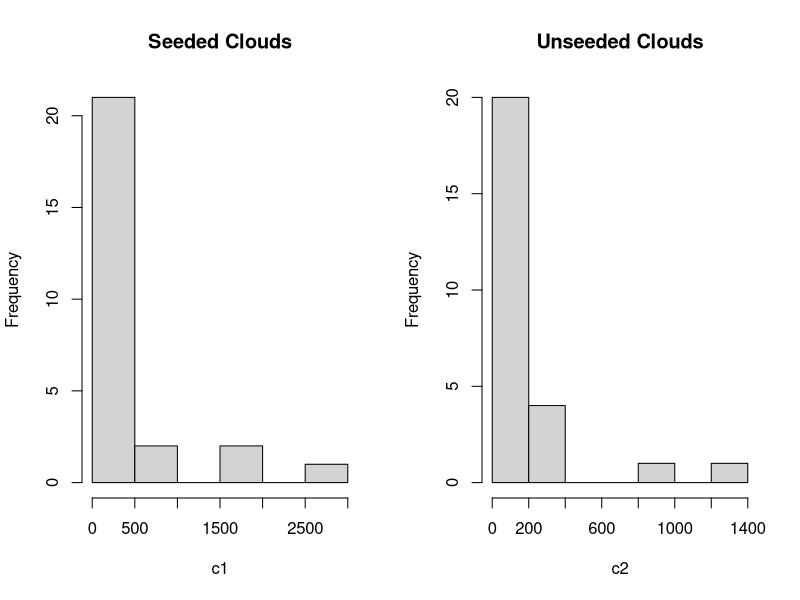
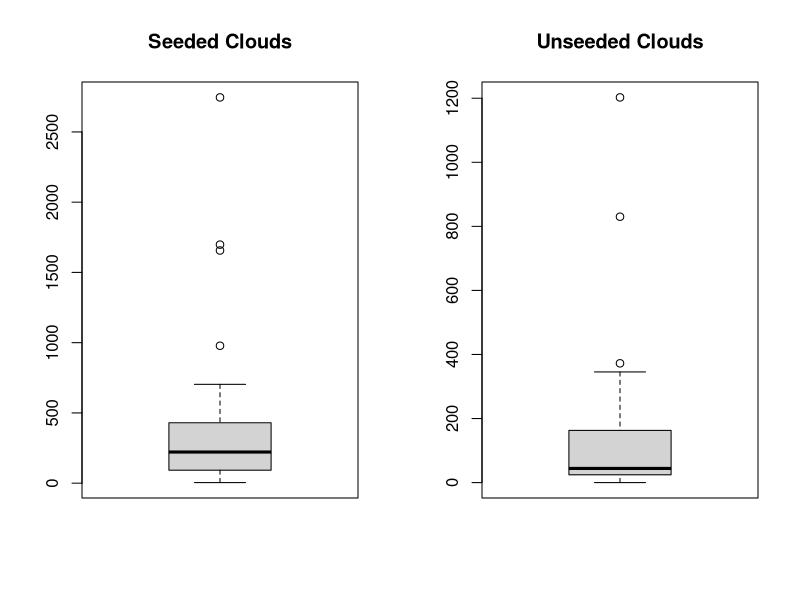
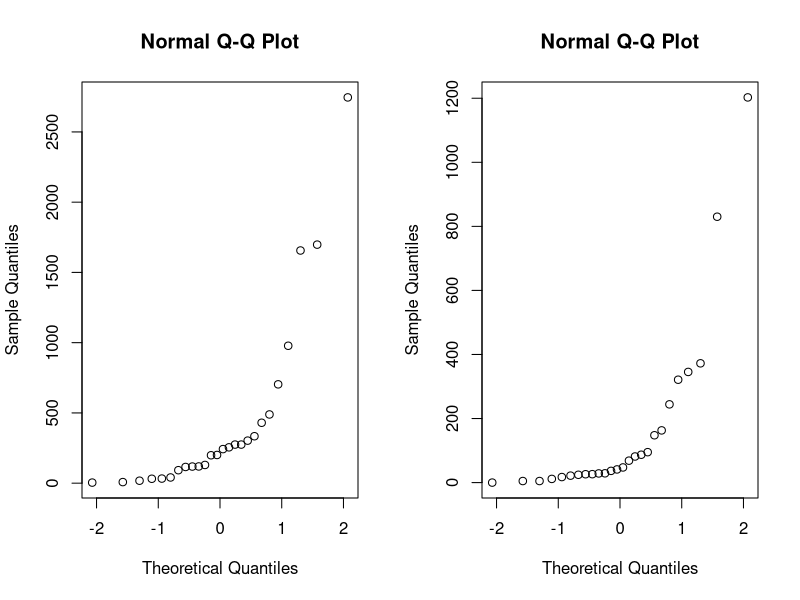
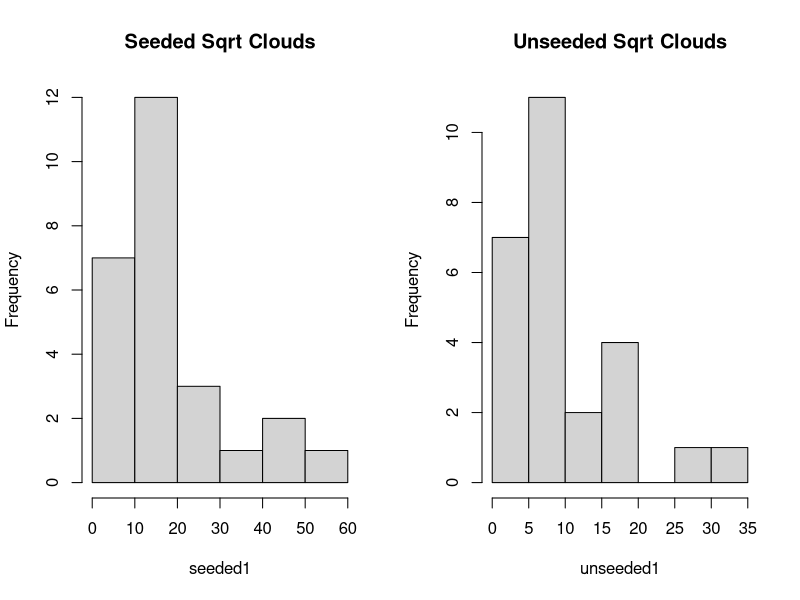
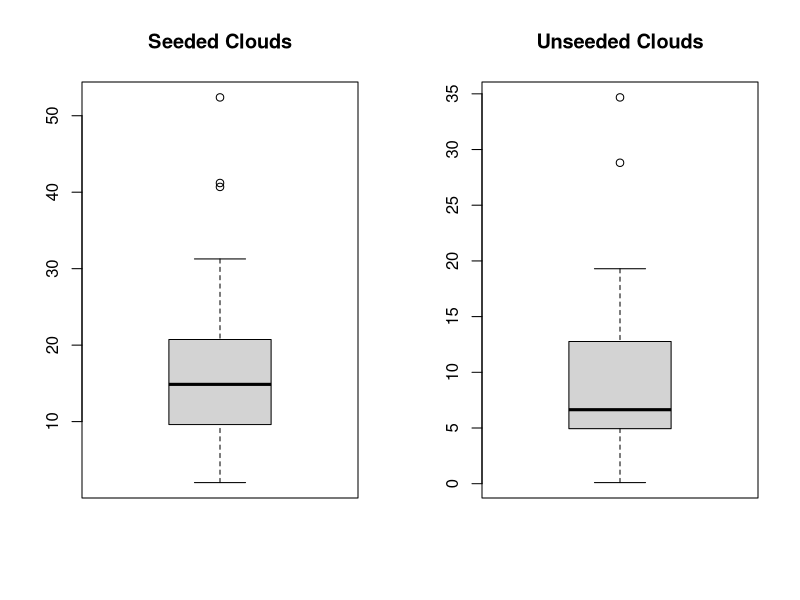
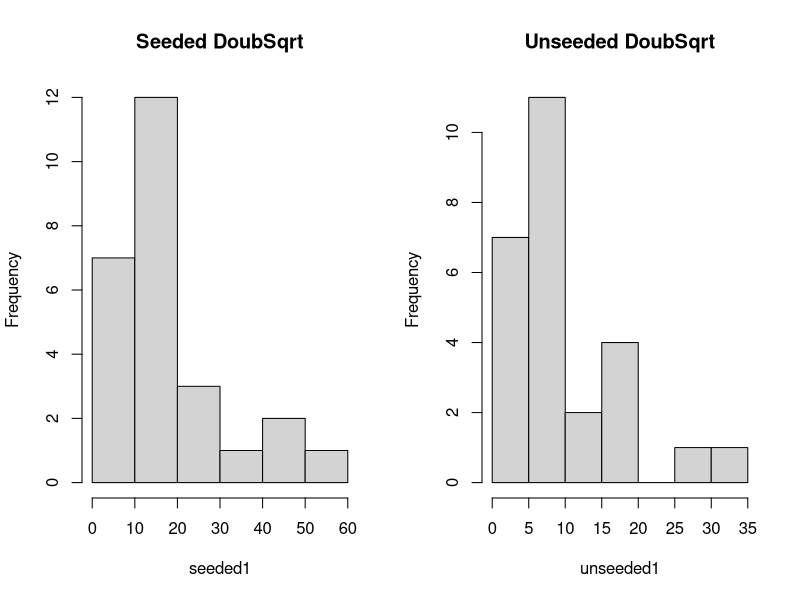
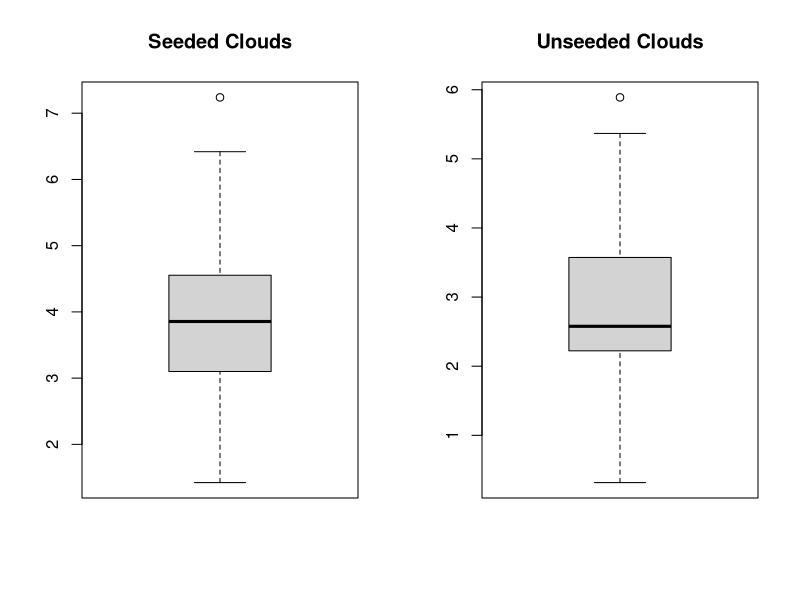
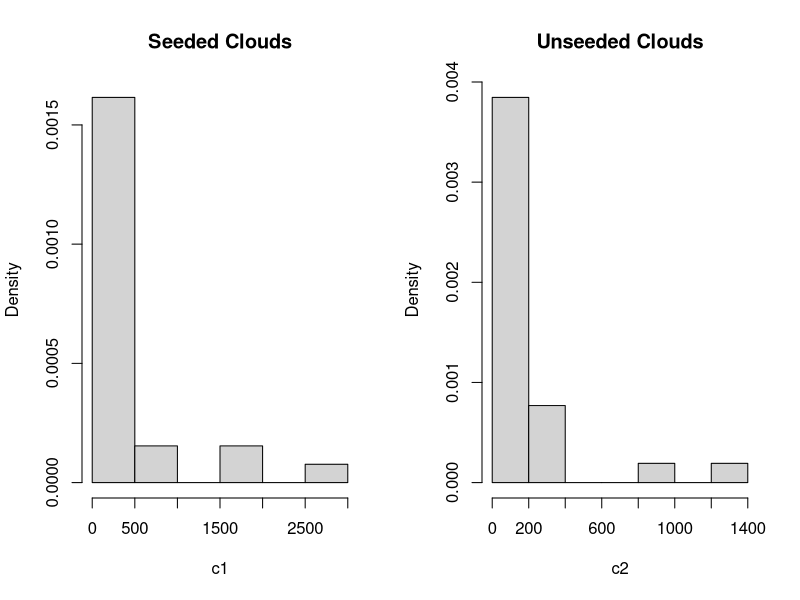

These charts were generated, in order, by the following R code:
# To improve rain fall in dry areas, an experiment was carried out with 52 clouds. Scientists investigated whether the addition of silver nitrate leads to more rainfall. They chose 26 out of a sample of 52 clouds and seeded it with silver nitrate. 
#Test whether silver nitrate has an effect by performing three tests: the two samples t-test (argue whether the data are paired or not), the Mann-Whitney test and the Kolmogorov-Smirnov test. Indicate whether these tests are actually applicable for our research question. Comment on your findings. 

data <- read.table("datas/clouds.txt", header = TRUE)
head(data) ;

c1 = data[,1] # seeded 
c2 = data[,2] # unseeded
length.c1 <-length(c1) ;

par(mfrow=c(1,2)) ; hist(c1,main = "Seeded Clouds") ; hist(c2,main = "Unseeded Clouds")
boxplot(c1,main="Seeded Clouds") ; boxplot(c2,main = "Unseeded Clouds")

shapiro.test(c1) ; shapiro.test(c2)

# the two samples t-test assumes that both samples come from a normal population.
t.test(c1,c2)

qqnorm(c1) ; qqnorm(c2) # Normality of both samples is doubtful


# the Mann-Whitney test is based on ranks but not assume normality
wilcox.test(c1,c2)
# p-value of 0.01 < 0.05, hence Ho is rejected.

#  Kolmogorov-Smirnov test assume normality
ks.test(c1,c2)
# p-value of 0.02 < 0.05, hence Ho is rejected.


# Repeat the procedures from a) first on the square root of the values in clouds.txt, then on the square root of the square root of the values in clouds.txt. Comment on your findings.
sq.data <- sqrt(data) ; sq.data 
sq.of.sq.data <- sqrt(sq.data) ; sq.of.sq.data

seeded1 = sq.data[,1] ; seeded2 = sq.of.sq.data[,1] ; seeded1 ; seeded2
unseeded1 = sq.data[,2] ; unseeded2 = sq.of.sq.data[,2] ; unseeded1 ; unseeded2

par(mfrow=c(1,2)) ; hist(seeded1,main = "Seeded Sqrt Clouds") ; hist(unseeded1,main = "Unseeded Sqrt Clouds")
boxplot(seeded1,main="Seeded Clouds") ; boxplot(unseeded1,main = "Unseeded Clouds")
shapiro.test(c1) ; shapiro.test(c2)

par(mfrow=c(1,2)) ; hist(seeded1,main = "Seeded DoubSqrt") ; hist(unseeded1,main = "Unseeded DoubSqrt")
boxplot(seeded2,main="Seeded Clouds") ; boxplot(unseeded2,main = "Unseeded Clouds")
shapiro.test(seeded2) ; shapiro.test(unseeded2)


t.test(seeded1, unseeded1)
t.test(seeded2, unseeded2)

t.test(seeded1, unseeded1, paired = TRUE) # it's essential to add paired = TRUE
t.test(seeded2, unseeded2, paired = TRUE)

wilcox.test(seeded1,unseeded1)
wilcox.test(seeded2,unseeded2)

ks.test(seeded1,unseeded1)
ks.test(seeded2,unseeded2)


#  Assuming  X1...X26 ~ Exp(λ) and using the central limit theorem, find an estimate λ^ of λ and construct a 95%-CI for λ.

mean.c1 <- mean(c1) ; mean.c1

par(mfrow=c(1,2))
hist(c1, prob = T,main = "Seeded Clouds") ; hist(c2, prob = T,main = "Unseeded Clouds") 

M = 1000
Tstar = numeric(M)

for (i in 1:M) {
  Xstar = rexp(length.c1,1) ; # surrogate vector of Exp(λ)
  Tstar[i] = mean(Xstar)
}

Tstar.25 <- quantile(Tstar,0.025)
Tstar.975 <- quantile(Tstar,0.975)

sum(Tstar<Tstar.25)
c(2*mean.c1-Tstar.975,2*mean.c1-Tstar.25)
#   97.5%     2.5% 
#  882.5396 883.3353
# The 95% CI for the seeded clouds is [882,883], it's mean is 441

# By using a bootstrap test with the test statistic T =median(X1,...X26) test the hypothesis Ho : X1...X26 ~ Exp(λo) with the parameter λo=λ^

T.star <- numeric(M)
median.data <- median(c1) ; median.data
for (i in 1:M) {
  X.star <- rexp(length.c1,1)
  T.star[i] <- median(X.star)
}

hist(Tstar,prob=T)
pl <- sum(T.star<median.data)/M ; pr <- sum(T.star> median.data)/M
p <- 2*min(pl,pr)
pl ; pr ; p

# Test this also by the Kolmogorov-Smirnov test
ks.test(c1, "pnorm")
# Since the p-value(2.2e-16) is less than .05, we reject the null hypothesis. We have sufficient evidence to say that the sample data does not come from a normal distribution.


# Using an appropriate test, verify whether the median precipitation for seeded clouds is less than 300. Next, design and perform a test to check whether the fraction of the seeded clouds with the precipitation less than 30 is at most 25%.

wilcox.test(c1,mu=300, alt='l')
binom.test(sum(c1<30), 26, p=0.25, alt='l')
prop.test(sum(c1<30), 26, p=0.25, alt='l')
# p-value = 0.1686 is higher than .05 hence we do not reject the null hypothesis.
